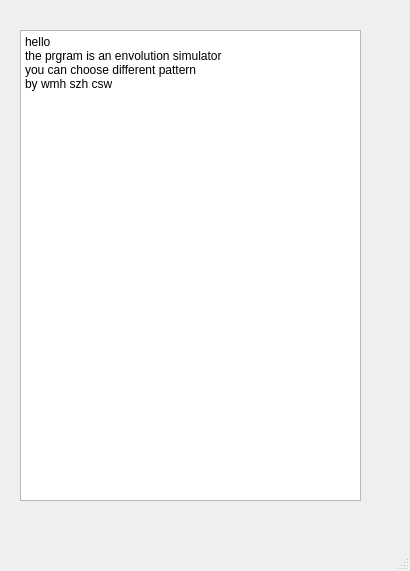
<?xml version="1.0" encoding="UTF-8"?>
<ui version="4.0">
 <class>readme</class>
 <widget class="QMainWindow" name="readme">
  <property name="geometry">
   <rect>
    <x>0</x>
    <y>0</y>
    <width>410</width>
    <height>571</height>
   </rect>
  </property>
  <property name="windowTitle">
   <string>MainWindow</string>
  </property>
  <widget class="QWidget" name="centralwidget">
   <widget class="QTextBrowser" name="textBrowser">
    <property name="geometry">
     <rect>
      <x>20</x>
      <y>30</y>
      <width>341</width>
      <height>471</height>
     </rect>
    </property>
    <property name="html">
     <string>&lt;!DOCTYPE HTML PUBLIC &quot;-//W3C//DTD HTML 4.0//EN&quot; &quot;http://www.w3.org/TR/REC-html40/strict.dtd&quot;&gt;
&lt;html&gt;&lt;head&gt;&lt;meta name=&quot;qrichtext&quot; content=&quot;1&quot; /&gt;&lt;meta charset=&quot;utf-8&quot; /&gt;&lt;style type=&quot;text/css&quot;&gt;
p, li { white-space: pre-wrap; }
hr { height: 1px; border-width: 0; }
li.unchecked::marker { content: &quot;\2610&quot;; }
li.checked::marker { content: &quot;\2612&quot;; }
&lt;/style&gt;&lt;/head&gt;&lt;body style=&quot; font-family:'Microsoft YaHei UI'; font-size:9pt; font-weight:400; font-style:normal;&quot;&gt;
&lt;p style=&quot; margin-top:0px; margin-bottom:0px; margin-left:0px; margin-right:0px; -qt-block-indent:0; text-indent:0px;&quot;&gt;hello &lt;/p&gt;
&lt;p style=&quot; margin-top:0px; margin-bottom:0px; margin-left:0px; margin-right:0px; -qt-block-indent:0; text-indent:0px;&quot;&gt;the prgram is an envolution simulator&lt;/p&gt;
&lt;p style=&quot; margin-top:0px; margin-bottom:0px; margin-left:0px; margin-right:0px; -qt-block-indent:0; text-indent:0px;&quot;&gt;you can choose different pattern &lt;/p&gt;
&lt;p style=&quot; margin-top:0px; margin-bottom:0px; margin-left:0px; margin-right:0px; -qt-block-indent:0; text-indent:0px;&quot;&gt;by wmh szh csw&lt;/p&gt;
&lt;p style=&quot;-qt-paragraph-type:empty; margin-top:0px; margin-bottom:0px; margin-left:0px; margin-right:0px; -qt-block-indent:0; text-indent:0px;&quot;&gt;&lt;br /&gt;&lt;/p&gt;&lt;/body&gt;&lt;/html&gt;</string>
    </property>
   </widget>
  </widget>
  <widget class="QMenuBar" name="menubar">
   <property name="geometry">
    <rect>
     <x>0</x>
     <y>0</y>
     <width>410</width>
     <height>25</height>
    </rect>
   </property>
  </widget>
  <widget class="QStatusBar" name="statusbar"/>
 </widget>
 <resources/>
 <connections/>
</ui>
